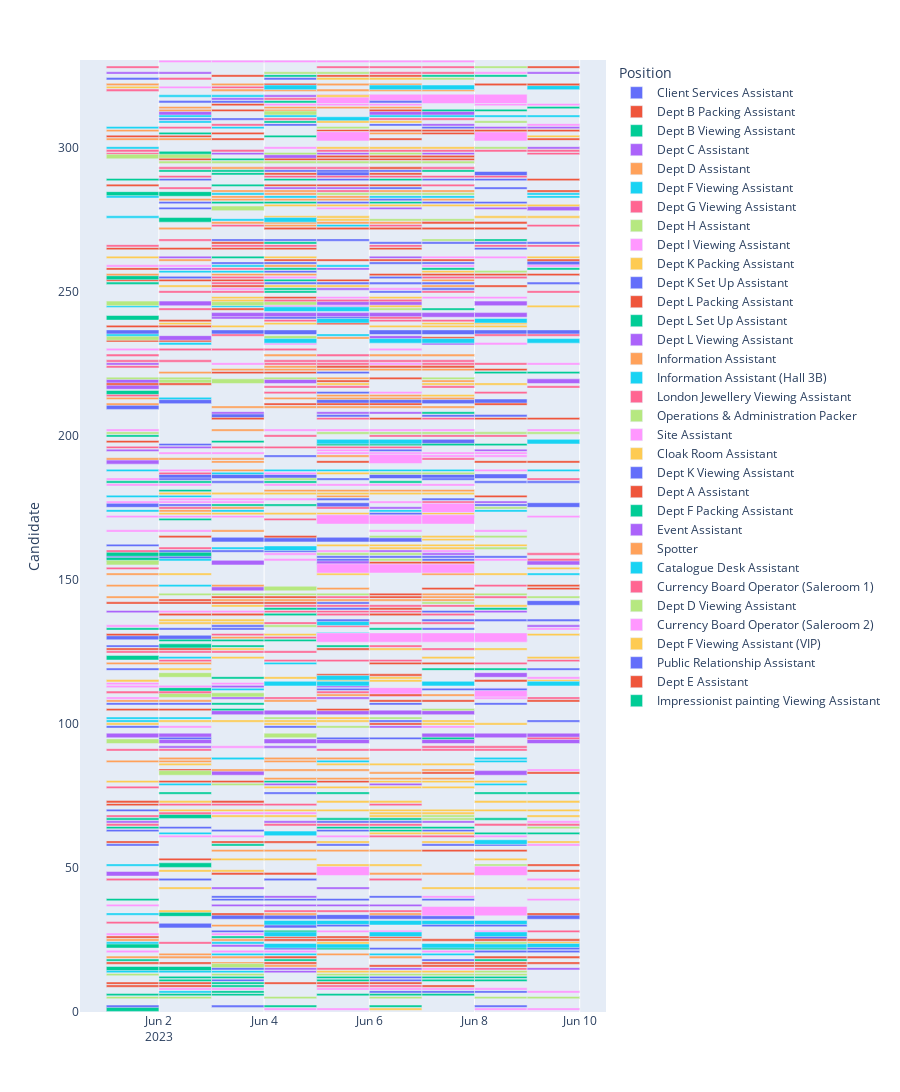

This figure's notebook cell:
### Code cell
gantt_df = pd.DataFrame([
    dict(Candidate=candidate, Start=f"2023-06-{days}", Finish=f"2023-06-{days+1}", Position=position) for candidate, days, position in zip(df["Candidate Id"], df["Day"], df["Position"])
])

fig = px.timeline(gantt_df, x_start="Start", x_end="Finish", y="Candidate", color="Position", height=5000)
fig.show()
